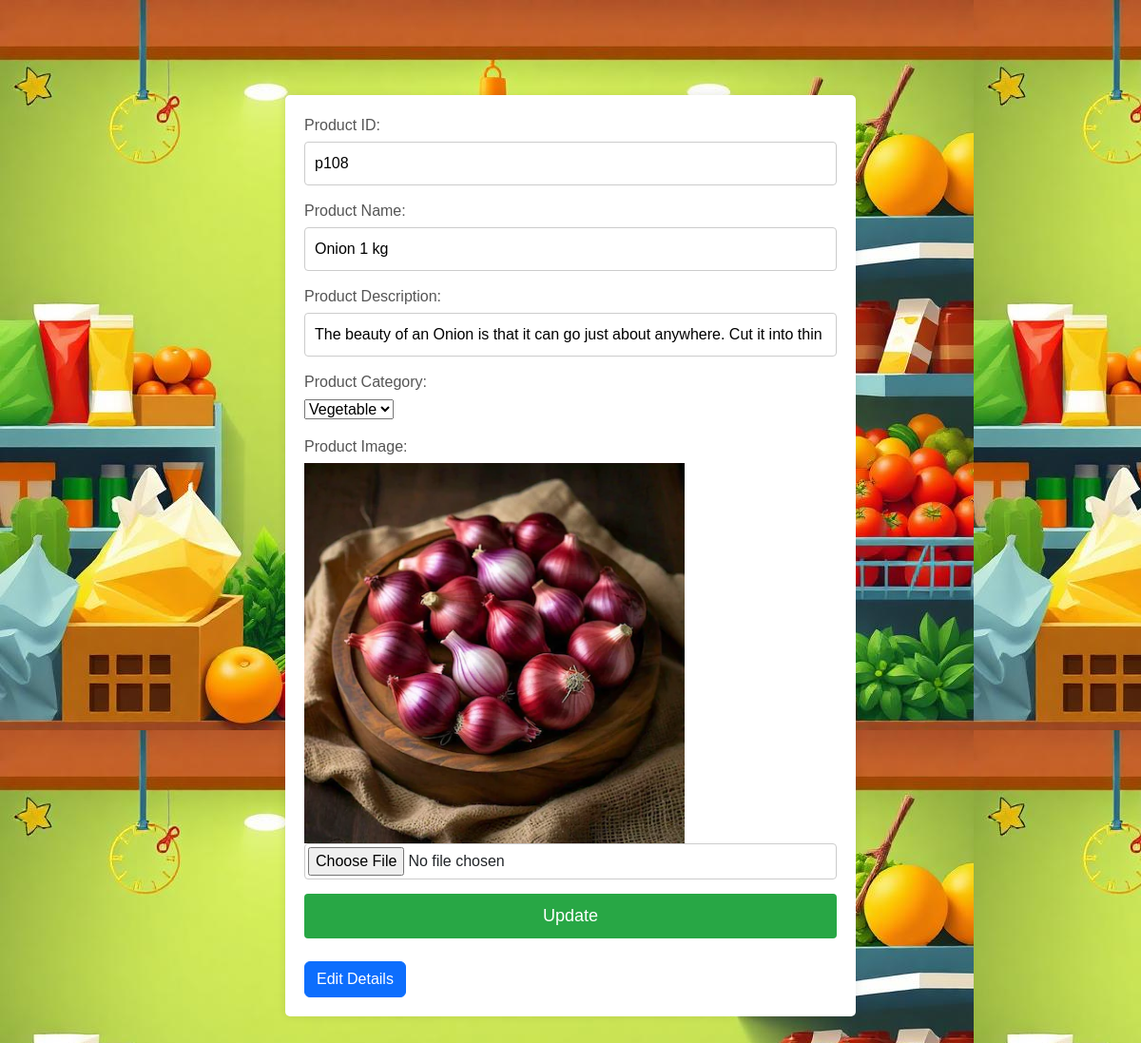
Page /edit/15 on the earlier database version.
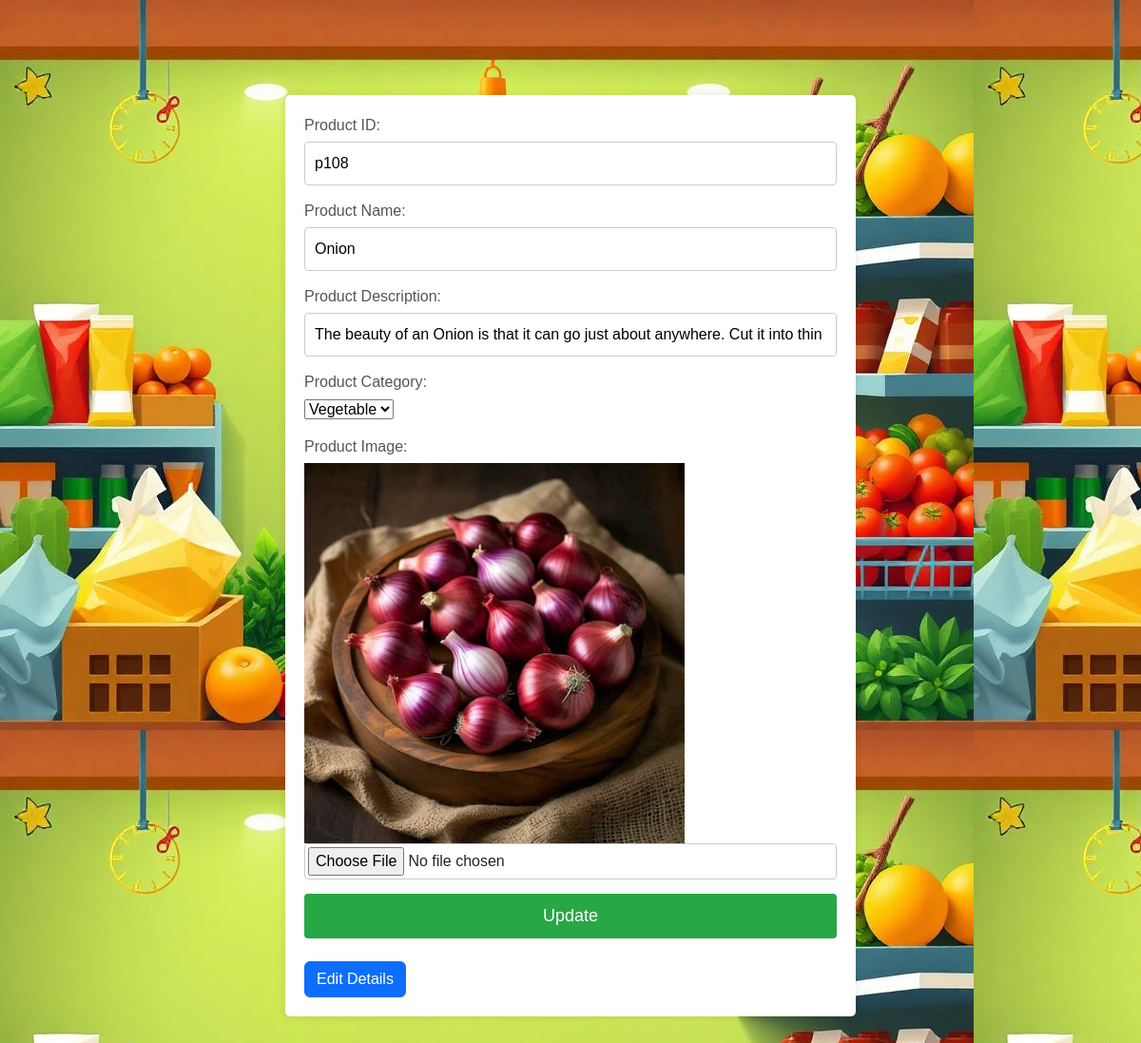
Same page on the later database version.
### app/models.py (models this page shows)
class Product(models.Model):
    pid=models.TextField()
    name=models.TextField()
    descri=models.TextField()
    category=models.ForeignKey(Category,on_delete=models.CASCADE)
    img=models.FileField()

class Category(models.Model):
    category=models.TextField()

### app/views.py (the view)
# urls.py: path('edit/<id>',views.edit_product),
def edit_product(req,id):
    if req.method=='POST':
        pid=req.POST['p_id']
        name=req.POST['name']
        descri=req.POST['description']
        img=req.FILES.get('p_img')
        if img:
            Product.objects.filter(pk=id).update(pid=pid,name=name,descri=descri)
            data=Product.objects.get(pk=id)
            data.img=img
            data.save()
        else:
            Product.objects.filter(pk=id).update(pid=pid,name=name,descri=descri)
        return redirect(shop_home)
    else:
        data=Product.objects.get(pk=id)
        return render(req,'shop/edit.html',{'data':data})

### templates/shop/edit.html (shortened to what this page needs)
<!DOCTYPE html>
<html lang="en">
<head>
    {% load static %}
    <link href="https://cdn.jsdelivr.net/npm/bootstrap@5.3.3/dist/css/bootstrap.min.css" rel="stylesheet">
    <link rel="stylesheet" href="{% static 'css/edit.css' %}">
</head>
<body style="background-image: url(../static/img/grogo.jpeg);">
    <div class="container">
        <form action="" method="post" enctype="multipart/form-data">
            <div class="form-group">
                <label for="productName">Product ID:</label>
                <input type="text" id="" name="p_id" required value="{{data.pid}}">
            </div>
            <div class="form-group">
                <label for="productName">Product Name:</label>
                <input type="text" id="" name="name" required value="{{data.name}}">
            </div>
            <div class="form-group">
                <label for="productDescription">Product Description:</label>
                <input type="text" id="" name="description" required value="{{data.descri}}">
            </div>
            <div class="form-group">
                <label for="productCategory">Product Category:</label>
                <select id="" name="p_categories">
                    <option value="{{data.category.category}}">{{data.category.category}}</option>
                </select>
            </div>
            <div class="form-group">
                <label for="productImage">Product Image:</label>
                <img src="{{data.img.url}}" alt="" style="width: 400px;height:400px;">
                <input type="file" id="" name="p_img" accept="image/*" >
            </div>
            <button type="submit" value="Update">Update</button><br><br>
            <a href="../editdetails/{{data.pk}}" class="btn btn-primary" >Edit Details</a>
        </form>
    </div>
</body>
</html>

Differences in the rows shown:
changed Product "Vegetable": name "Onion 1 kg" → "Onion"
